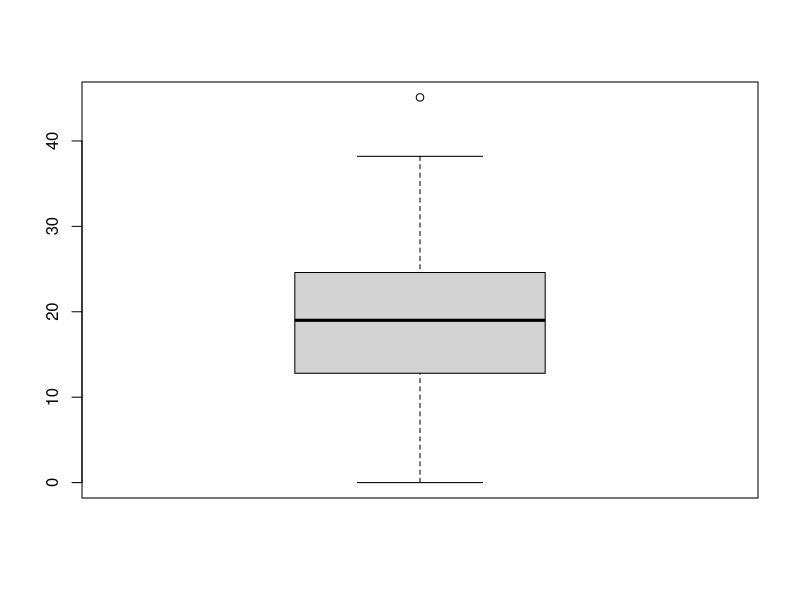
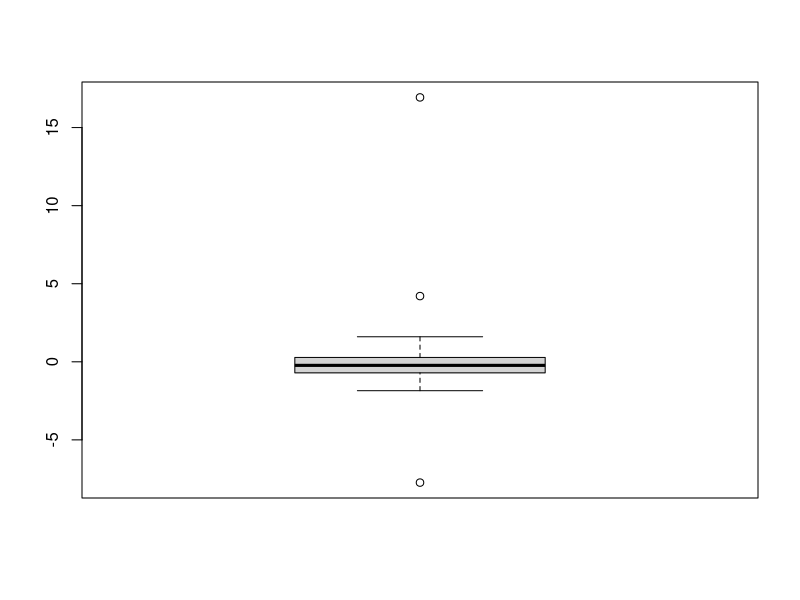
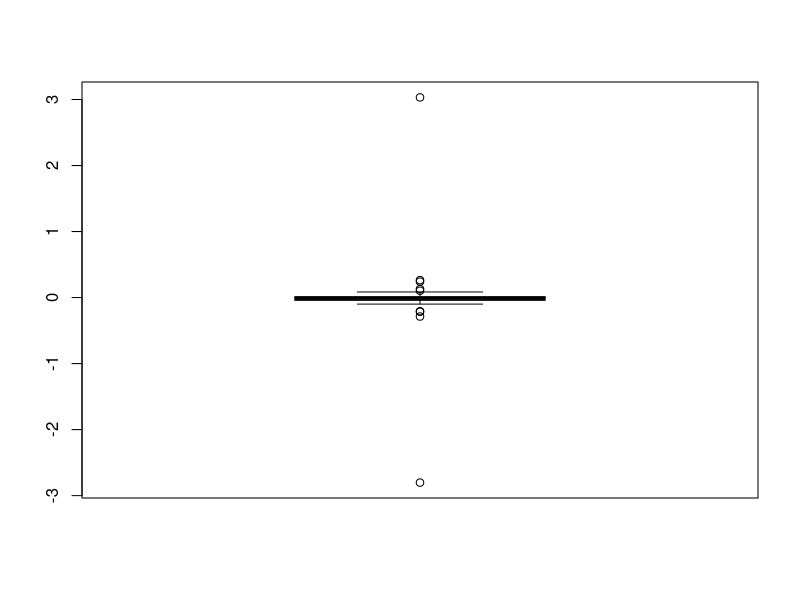
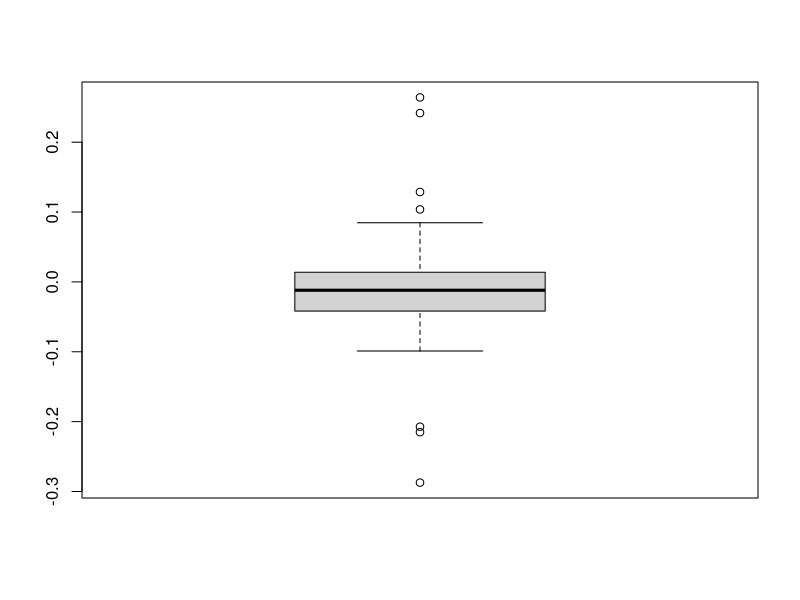
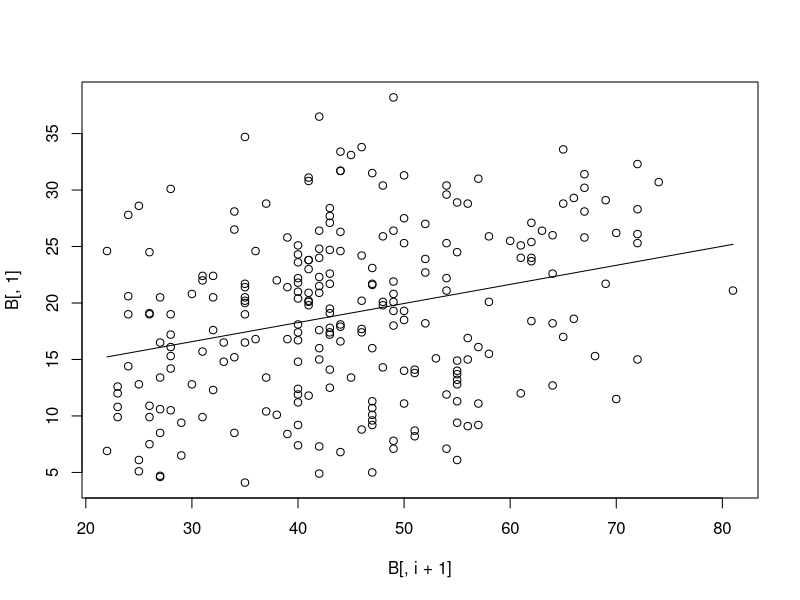
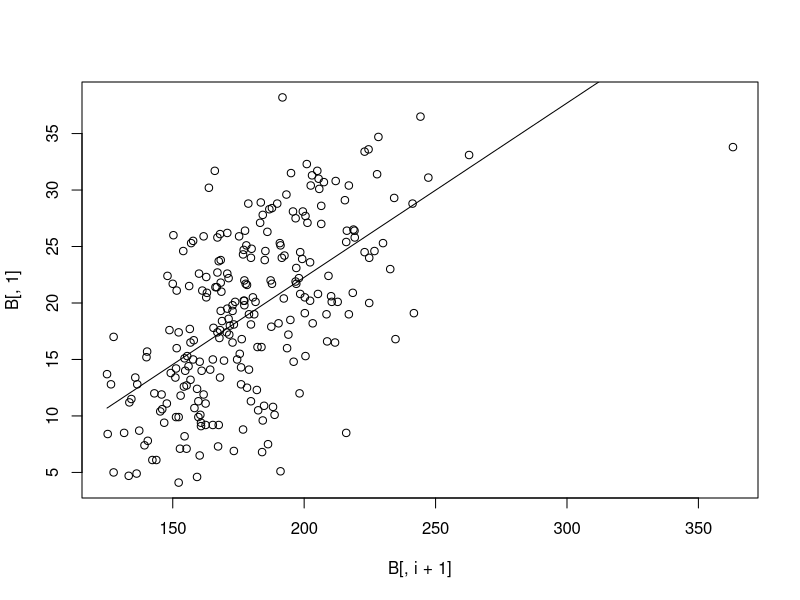
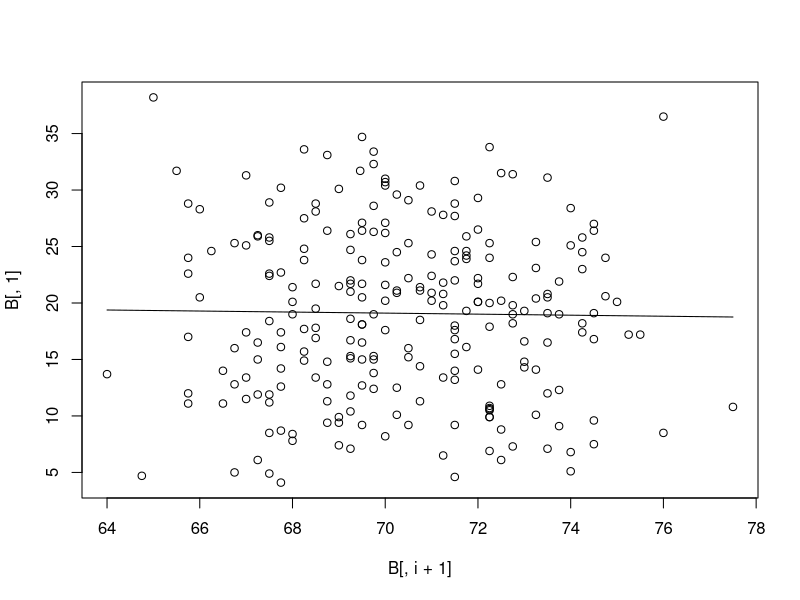
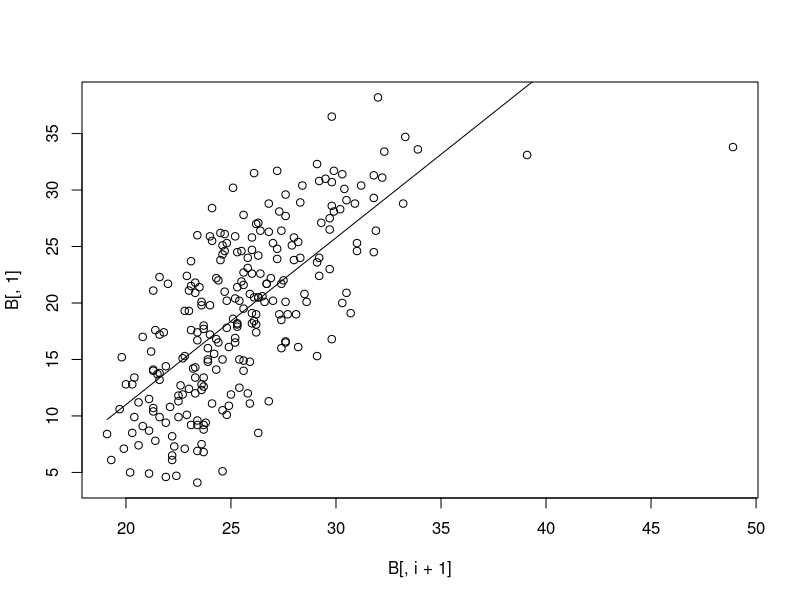

Reproduce these figures in R, in order.
## ---- chunk 1
BodyFat<-read.csv("BodyFat.csv")
summary(BodyFat)
## ---- chunk 2
boxplot(BodyFat$BODYFAT)
BodyFat[c(which(BodyFat$BODYFAT<3),which(BodyFat$BODYFAT>40)),]
495/BodyFat$DENSITY[c(172,182,216)]-450
## ---- chunk 3
boxplot((BodyFat$BODYFAT[-c(172,182,216)]-495/BodyFat$DENSITY[-c(172,182,216)]+450))
BodyFat[order((BodyFat$BODYFAT-495/BodyFat$DENSITY+450),decreasing = T)[c(1,2,252)],]
## ---- chunk 4
BodyFat[which.min(BodyFat$HEIGHT),]
BodyFat[42,6]<-sqrt(0.454*205/29.9)/0.0254
## ---- chunk 5
boxplot(0.454*BodyFat$WEIGHT/(0.0254*BodyFat$HEIGHT)^2-BodyFat$ADIPOSITY)
BodyFat[order((0.454*BodyFat$WEIGHT/(0.0254*BodyFat$HEIGHT)^2-BodyFat$ADIPOSITY),decreasing = T)[c(1,252)],]
## ---- chunk 6
boxplot(0.454*BodyFat$WEIGHT[-c(163,221)]/(0.0254*BodyFat$HEIGHT[-c(163,221)])^2-BodyFat$ADIPOSITY[-c(163,221)])
## ---- chunk 7
B<-BodyFat[-c(48,76,96,163,172,182,216,221),][,-c(1,3)]
#View(B)
cor<-c()
for (i in 1:ncol(B)-1) {
 cor[i]<-cor(B[,1],B[,i+1]) 
}

corr<-as.data.frame(t(cor))
colnames(corr)<-colnames(B)[-1]
corr
## ---- chunk 8
#par(mfrow=c(7,2))
for (i in 1:(ncol(B)-1)) {
  plot(B[,i+1],B[,1])
  lines(B[,i+1],fitted(lm(B[,1]~B[,i+1])))
}

